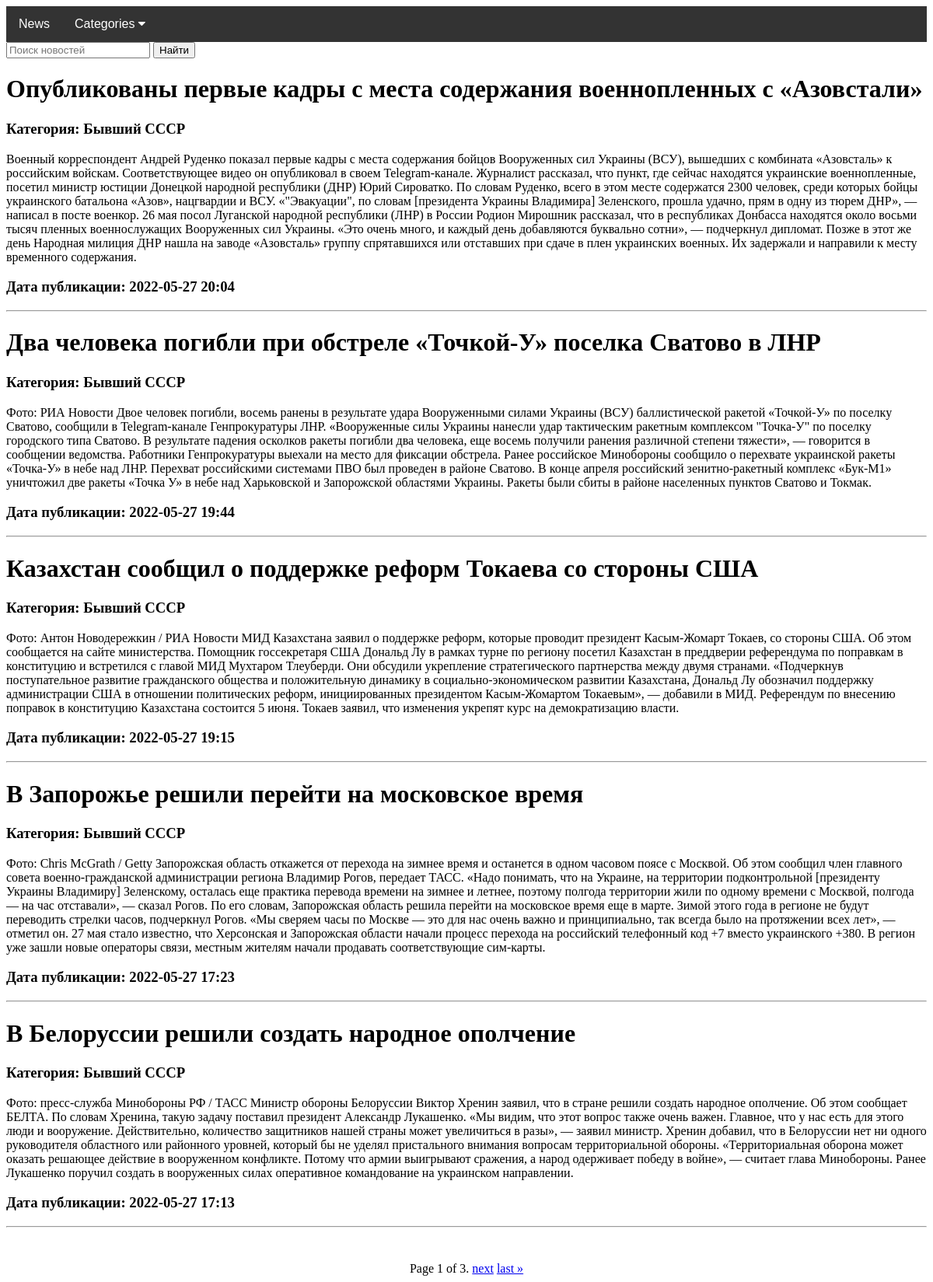
The app's page /rubric/Бывший СССР with its own data.
### parc/models.py (models this page shows, shortened)
class News(models.Model):
    title = models.TextField(verbose_name="Заголовок новости")
    content = models.TextField(verbose_name="Содержимое новости")
    time = models.CharField(max_length=25, verbose_name="Дата и Время")
    categ = models.CharField(max_length=30, verbose_name="Категория", null=True)
    class Meta:
        ordering = ['-time']

### parc/views.py (the view)
# urls.py: path('rubric/<sstr>', Rubric.as_view(), name='rubric'),
class Rubric(ListView):
    model = News
    template_name = 'parc/rubric.html'
    context_object_name = 'current'
    paginate_by = 5
    def get_queryset(self):
        return News.objects.filter(categ=self.kwargs['sstr'])
    def get_context_data(self, *, object_list=None, **kwargs):
        context = super().get_context_data(**kwargs)
        context['categs'] = set(News.objects.values_list('categ', flat=True))
        return context

### parc/templates/parc/rubric.html
<!DOCTYPE html>
{% extends 'parc/base.html' %}
{% block content %}
{% for ele in current %}
<h1>{{ele.title}}</h1>
<h3>Категория: {{ele.categ}} </h3>
{{ele.content}}
<h3>Дата публикации: {{ele.time}}</h3>
<hr>
{% endfor %}
{% endblock content %}

### records on screen
News: title "Опубликованы первые кадры с места содержания военнопленных с «Азовстали»", categ "Бывший СССР", content "Военный корреспондент Андрей Руденко показал первые кадры с места содержания бойцов Вооруженных сил Украины (ВСУ), вышедших с комбината «Азовсталь» к российским войскам. Соответствующее видео он опубликовал в своем Telegram-канале. Журналист рассказал, что пункт, где сейчас находятся украинские военнопленные, посетил министр юстиции Донецкой народной республики (ДНР) Юрий Сироватко. По словам Руденко, всего в этом месте содержатся 2300 человек, среди которых бойцы украинского батальона «Азов», нацгвардии и ВСУ. «\"Эвакуации\", по словам [президента Украины Владимира] Зеленского, прошла удачно, прям в одну из тюрем ДНР», — написал в посте военкор. 26 мая посол Луганской народной республики…", time "2022-05-27 20:04"
News: title "Два человека погибли при обстреле «Точкой-У» поселка Сватово в ЛНР", categ "Бывший СССР", content "Фото: РИА Новости Двое человек погибли, восемь ранены в результате удара Вооруженными силами Украины (ВСУ) баллистической ракетой «Точкой-У» по поселку Сватово, сообщили в Telegram-канале Генпрокуратуры ЛНР. «Вооруженные силы Украины нанесли удар тактическим ракетным комплексом \"Точка-У\" по поселку городского типа Сватово. В результате падения осколков ракеты погибли два человека, еще восемь получили ранения различной степени тяжести», — говорится в сообщении ведомства. Работники Генпрокуратуры выехали на место для фиксации обстрела. Ранее российское Минобороны сообщило о перехвате украинской ракеты «Точка-У» в небе над ЛНР. Перехват российскими системами ПВО был проведен в районе Сватово.…", time "2022-05-27 19:44"
News: title "Казахстан сообщил о поддержке реформ Токаева со стороны США", categ "Бывший СССР", content "Фото: Антон Новодережкин / РИА Новости МИД Казахстана заявил о поддержке реформ, которые проводит президент Касым-Жомарт Токаев, со стороны США. Об этом сообщается на сайте министерства. Помощник госсекретаря США Дональд Лу в рамках турне по региону посетил Казахстан в преддверии референдума по поправкам в конституцию и встретился с главой МИД Мухтаром Тлеуберди. Они обсудили укрепление стратегического партнерства между двумя странами. «Подчеркнув поступательное развитие гражданского общества и положительную динамику в социально-экономическом развитии Казахстана, Дональд Лу обозначил поддержку администрации США в отношении политических реформ, инициированных президентом Касым-Жомартом…", time "2022-05-27 19:15"
News: title "В Запорожье решили перейти на московское время", categ "Бывший СССР", content "Фото: Chris McGrath / Getty Запорожская область откажется от перехода на зимнее время и останется в одном часовом поясе с Москвой. Об этом сообщил член главного совета военно-гражданской администрации региона Владимир Рогов, передает ТАСС. «Надо понимать, что на Украине, на территории подконтрольной [президенту Украины Владимиру] Зеленскому, осталась еще практика перевода времени на зимнее и летнее, поэтому полгода территории жили по одному времени с Москвой, полгода — на час отставали», — сказал Рогов. По его словам, Запорожская область решила перейти на московское время еще в марте. Зимой этого года в регионе не будут переводить стрелки часов, подчеркнул Рогов. «Мы сверяем часы по Москве…", time "2022-05-27 17:23"
News: title "В Белоруссии решили создать народное ополчение", categ "Бывший СССР", content "Фото: пресс-служба Минобороны РФ / ТАСС Министр обороны Белоруссии Виктор Хренин заявил, что в стране решили создать народное ополчение. Об этом сообщает БЕЛТА. По словам Хренина, такую задачу поставил президент Александр Лукашенко. «Мы видим, что этот вопрос также очень важен. Главное, что у нас есть для этого люди и вооружение. Действительно, количество защитников нашей страны может увеличиться в разы», — заявил министр. Хренин добавил, что в Белоруссии нет ни одного руководителя областного или районного уровней, который бы не уделял пристального внимания вопросам территориальной обороны. «Территориальная оборона может оказать решающее действие в вооруженном конфликте. Потому что армии…", time "2022-05-27 17:13"

### other values on screen
{{ page_obj.number }} "1"
{{ page_obj.paginator.num_pages }} "3"
